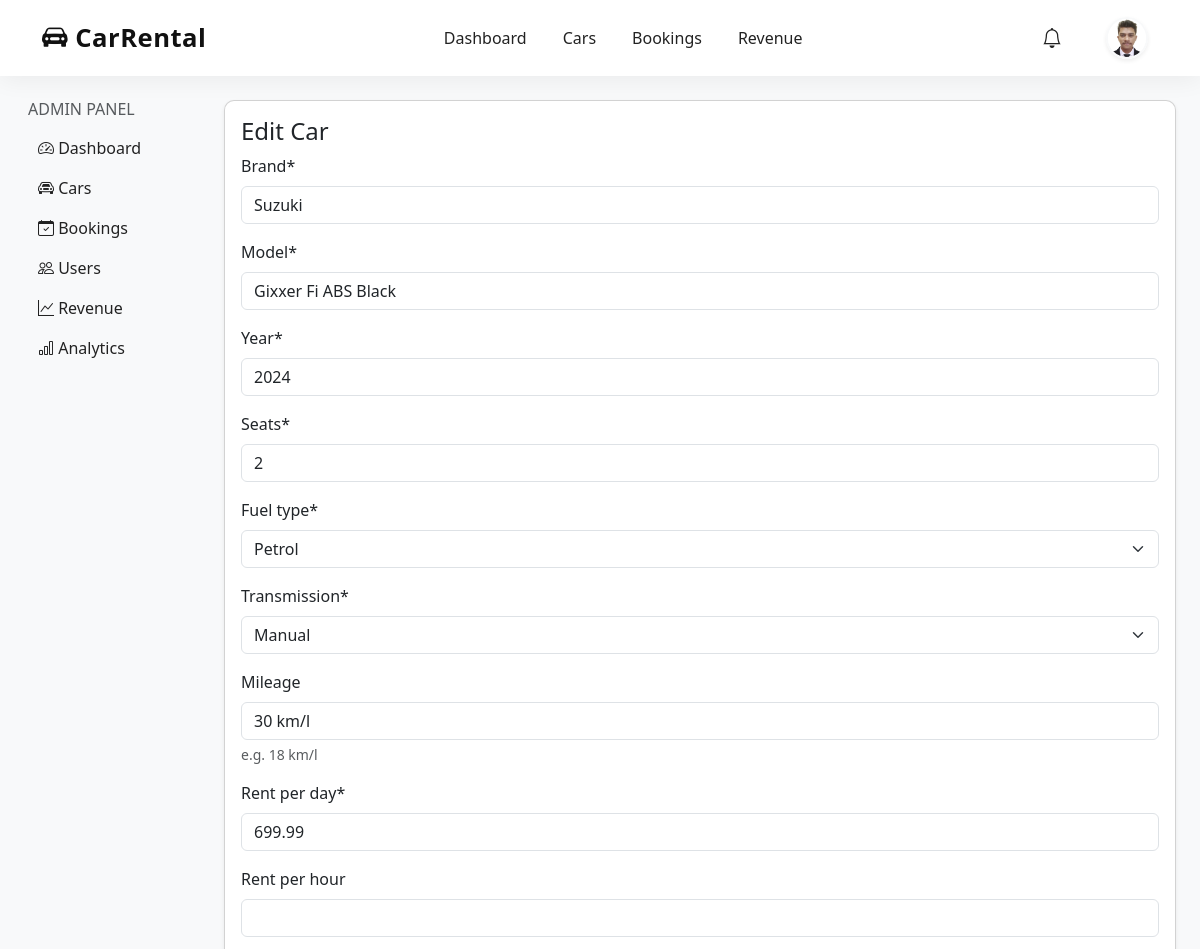
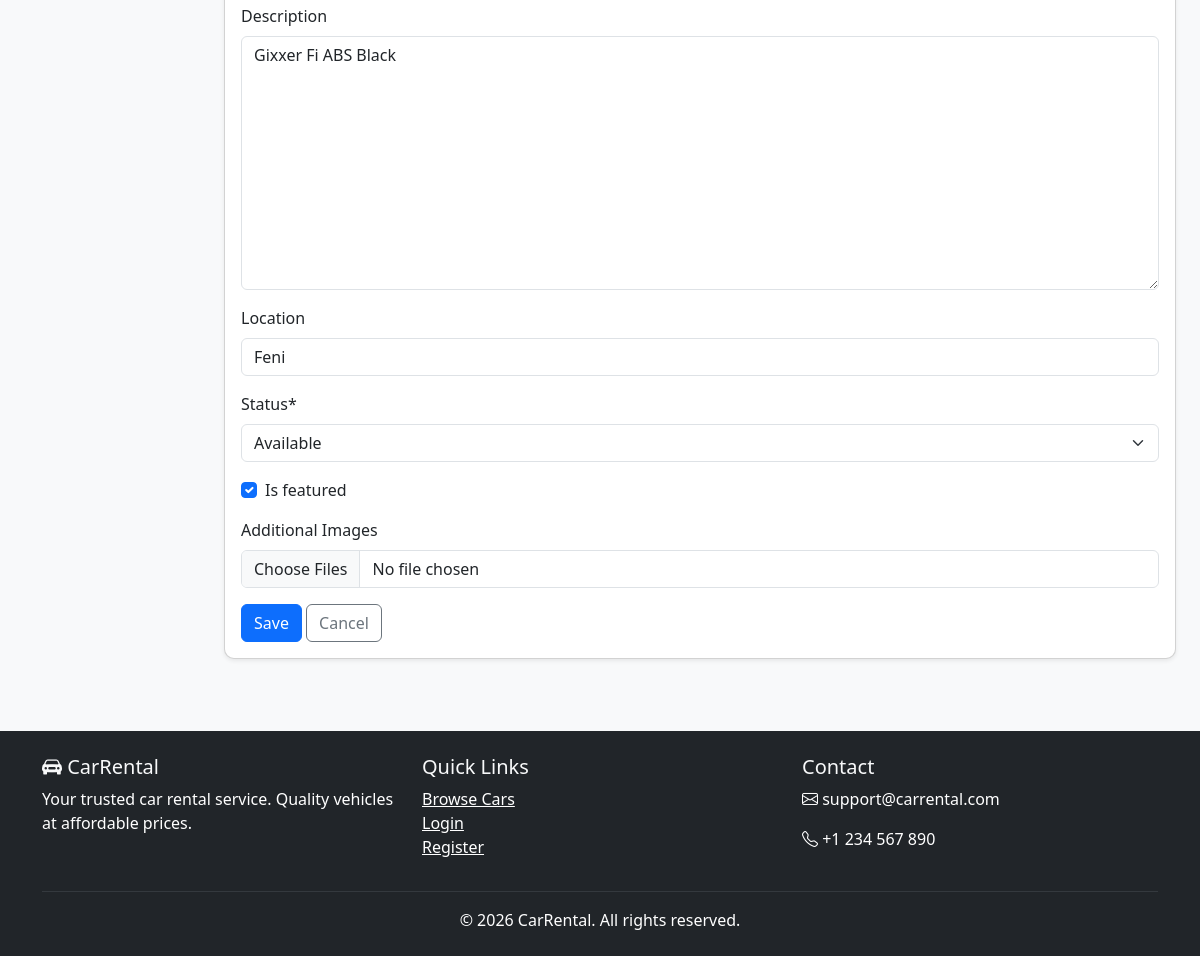
/dashboard/cars/edit/4/ (signed in), run on the app's committed database (2 pictures, top to bottom).
### accounts/models.py (models this page shows, shortened)
class User(AbstractUser):
    email = models.EmailField(unique=True)
    phone = models.CharField(max_length=20, blank=True, null=True)
    is_blocked = models.BooleanField(default=False)
    USERNAME_FIELD = 'email'
    REQUIRED_FIELDS = ['username']

class Profile(models.Model):
    user = models.OneToOneField(User, on_delete=models.CASCADE, related_name='profile')
    profile_picture = models.ImageField(upload_to='profiles/', blank=True, null=True)
    driving_license = models.ImageField(upload_to='licenses/', blank=True, null=True)
    phone = models.CharField(max_length=20, blank=True, null=True)
    address = models.TextField(blank=True, null=True)
    city = models.CharField(max_length=100, blank=True, null=True)
    state = models.CharField(max_length=100, blank=True, null=True)
    zip_code = models.CharField(max_length=20, blank=True, null=True)
    saved_addresses = models.TextField(blank=True, null=True, help_text="Comma separated addresses")
    created_at = models.DateTimeField(auto_now_add=True)
    updated_at = models.DateTimeField(auto_now=True)

### cars/models.py (models this page shows, shortened)
class Car(models.Model):
    FUEL_CHOICES = [
        ('petrol', 'Petrol'),
        ('diesel', 'Diesel'),
        ('ev', 'Electric'),
        ('hybrid', 'Hybrid'),
    ]
    TRANSMISSION_CHOICES = [
        ('manual', 'Manual'),
        ('auto', 'Automatic'),
    ]
    STATUS_CHOICES = [
        ('available', 'Available'),
        ('booked', 'Booked'),
        ('maintenance', 'Maintenance'),
    ]
    brand = models.CharField(max_length=100)
    model = models.CharField(max_length=100)
    year = models.IntegerField()
    seats = models.IntegerField(default=5)
    fuel_type = models.CharField(max_length=20, choices=FUEL_CHOICES)
    transmission = models.CharField(max_length=20, choices=TRANSMISSION_CHOICES)
    mileage = models.CharField(max_length=50, blank=True, help_text="e.g. 18 km/l")
    rent_per_day = models.DecimalField(max_digits=10, decimal_places=2)
    rent_per_hour = models.DecimalField(max_digits=10, decimal_places=2, blank=True, null=True)
    description = models.TextField(blank=True)
    location = models.CharField(max_length=200, blank=True)
    status = models.CharField(max_length=20, choices=STATUS_CHOICES, default='available')
    is_featured = models.BooleanField(default=False)
    created_at = models.DateTimeField(auto_now_add=True)
    updated_at = models.DateTimeField(auto_now=True)
    class Meta:
        ordering = ['-created_at']

### dashboard/views.py (the view)
# urls.py: path('cars/edit/<int:car_id>/', views.admin_edit_car, name='admin_edit_car'),
@staff_member_required
def admin_edit_car(request, car_id):
    car = get_object_or_404(Car, id=car_id)
    if request.method == 'POST':
        form = CarForm(request.POST, instance=car)
        if form.is_valid():
            car = form.save()
            images = request.FILES.getlist('images')
            for i, img in enumerate(images):
                CarImage.objects.create(car=car, image=img, is_primary=(i == 0 and not car.images.filter(is_primary=True).exists()))
            messages.success(request, 'Car updated!')
            return redirect('admin_cars')
    else:
        form = CarForm(instance=car)
    return render(request, 'dashboard/car_form.html', {'form': form, 'title': 'Edit Car', 'car': car})

### dashboard/forms.py
class CarForm(forms.ModelForm):
    class Meta:
        model = Car
        fields = ['brand', 'model', 'year', 'seats', 'fuel_type', 'transmission', 'mileage', 'rent_per_day', 'rent_per_hour', 'description', 'location', 'status', 'is_featured']

### templates/dashboard/car_form.html (shortened to what this page needs)
{% extends 'dashboard/base_admin.html' %}
{% load crispy_forms_tags %}
{% block admin_content %}
<div class="card shadow-sm">
    <div class="card-body">
        <h4>{{ title }}</h4>
        <form method="post" enctype="multipart/form-data">
            {{ form|crispy }}
            <div class="mb-3">
                <label class="form-label">Additional Images</label>
                <input type="file" name="images" class="form-control" multiple accept="image/*">
            </div>
            <button type="submit" class="btn btn-primary">Save</button>
            <a href="{% url 'admin_cars' %}" class="btn btn-outline-secondary">Cancel</a>
        </form>
    </div>
</div>
{% endblock %}

### templates/admin.html (shortened to what this page needs)
<!DOCTYPE html>
<html lang="en">
<head>
    <link href="https://cdn.jsdelivr.net/npm/bootstrap@5.3.2/dist/css/bootstrap.min.css" rel="stylesheet">
    <link rel="stylesheet" href="https://cdn.jsdelivr.net/npm/bootstrap-icons@1.11.1/font/bootstrap-icons.css">
    {% load static %}
    <link rel="stylesheet" href="{% static 'css/style.css' %}">
</head>
<body>
    <nav class="navbar navbar-expand-lg custom-navbar sticky-top">
    <div class="container">
        <a class="navbar-brand fw-bold" href="{% url 'dashboard_home' %}">
            <i class="bi bi-car-front-fill"></i> CarRental
        </a>
        <div class="collapse navbar-collapse" id="navbarNav">
            <ul class="navbar-nav mx-auto">
                <li class="nav-item">
                    <a class="nav-link nav-animate" href="{% url 'dashboard_home' %}">
                        Dashboard
                    </a>
                </li>
                <li class="nav-item">
                    <a class="nav-link nav-animate" href="{% url 'admin_cars' %}">
                        Cars
                    </a>
                </li>
                {% if user.is_authenticated %}
                <li class="nav-item">
                    <a class="nav-link nav-animate" href="{% url 'admin_bookings' %}">
                        Bookings
                    </a>
                </li>
                {% endif %}
                <li class="nav-item">
                    <a class="nav-link nav-animate" href="{% url 'revenue_dashboard' %}">
                        Revenue
                    </a>
                </li>
            </ul>
            <ul class="navbar-nav align-items-center">
                {% if user.is_authenticated %}
                <li class="nav-item dropdown me-3">
    <a class="nav-link position-relative"
    href="#"
    role="button"
    data-bs-toggle="dropdown">
        <i class="bi bi-bell fs-5"></i>
    </a>
</li>
                <li class="nav-item dropdown">
    <a class="nav-link dropdown-togglea border-0 p-0"
       href="#"
       data-bs-toggle="dropdown">
        {% if user.profile.profile_picture %}
            <img src="{{ user.profile.profile_picture.url }}"
                 alt="Profile"
                 width="42"
                 height="42"
                 class="rounded-circle object-fit-cover border border-2 border-light shadow-sm">
        {% else %}
            <i class="bi bi-person-circle fs-2 text-light"></i>
        {% endif %}
    </a>
</li>
                {% endif %}
            </ul>
        </div>
    </div>
</nav>
    {% block content %}{% endblock %}
    <footer class="bg-dark text-light py-4 mt-5">
        <div class="container">
            <div class="row">
                <div class="col-md-4">
                    <h5><i class="bi bi-car-front-fill"></i> CarRental</h5>
                    <p class="text-white">Your trusted car rental service. Quality vehicles at affordable prices.</p>
                </div>
                <div class="col-md-4">
                    <h5>Quick Links</h5>
                    <ul class="list-unstyled">
                        <li><a href="{% url 'car_list' %}" class="text-white important">Browse Cars</a></li>
                        <li><a href="{% url 'login' %}" class="text-white">Login</a></li>
                        <li><a href="{% url 'register' %}" class="text-white">Register</a></li>
                    </ul>
                </div>
                <div class="col-md-4">
                    <h5>Contact</h5>
                    <p class="text-white"><i class="bi bi-envelope"></i> support@carrental.com</p>
                    <p class="text-white"><i class="bi bi-telephone"></i> +1 234 567 890</p>
                </div>
            </div>
            <hr class="border-secondary">
            <p class="text-center text-white mb-0">&copy; 2026 CarRental. All rights reserved.</p>
        </div>
    </footer>
</body>
</html>

### static/css/style.css (style rules this page uses)
body { font-family: 'Segoe UI', Tahoma, Geneva, Verdana, sans-serif; background-color: #f8f9fa; }
.card { transition: transform 0.2s, box-shadow 0.2s; border-radius: 10px; overflow: hidden; }
.btn { border-radius: 6px; }
.navbar { box-shadow: 0 2px 10px rgba(0,0,0,0.1); }
footer { margin-top: auto; }

### templates/admin.html (style rules this page uses)
.custom-navbar { background: rgba(255,255,255,0.92); backdrop-filter: blur(12px); padding: 14px 0; box-shadow: 0 4px 25px rgba(0,0,0,0.06); animation: navbarFade 0.7s ease; transition: all 0.4s ease; z-index: 999; }
.navbar-brand { color: #111 !important; font-size: 1.6rem; letter-spacing: 0.5px; transition: 0.3s ease; }
.nav-link { color: #222 !important; font-weight: 500; margin: 0 10px; position: relative; transition: all 0.3s ease; }
.nav-animate::after { content: ''; position: absolute; left: 0; bottom: 0; width: 0%; height: 2px; background: #000; transition: 0.4s ease; }

### data on the page
User: profile.profile_picture (picture)
Car: brand "Suzuki", model "Gixxer Fi ABS Black", year "2024", seats "2", fuel_type "Petrol", transmission "Manual", mileage "30 km/l", rent_per_day "699.99", description "Gixxer Fi ABS Black", location "Feni", status "Available", is_featured "☑"

### other printed values
{{ title }} "Edit Car"
